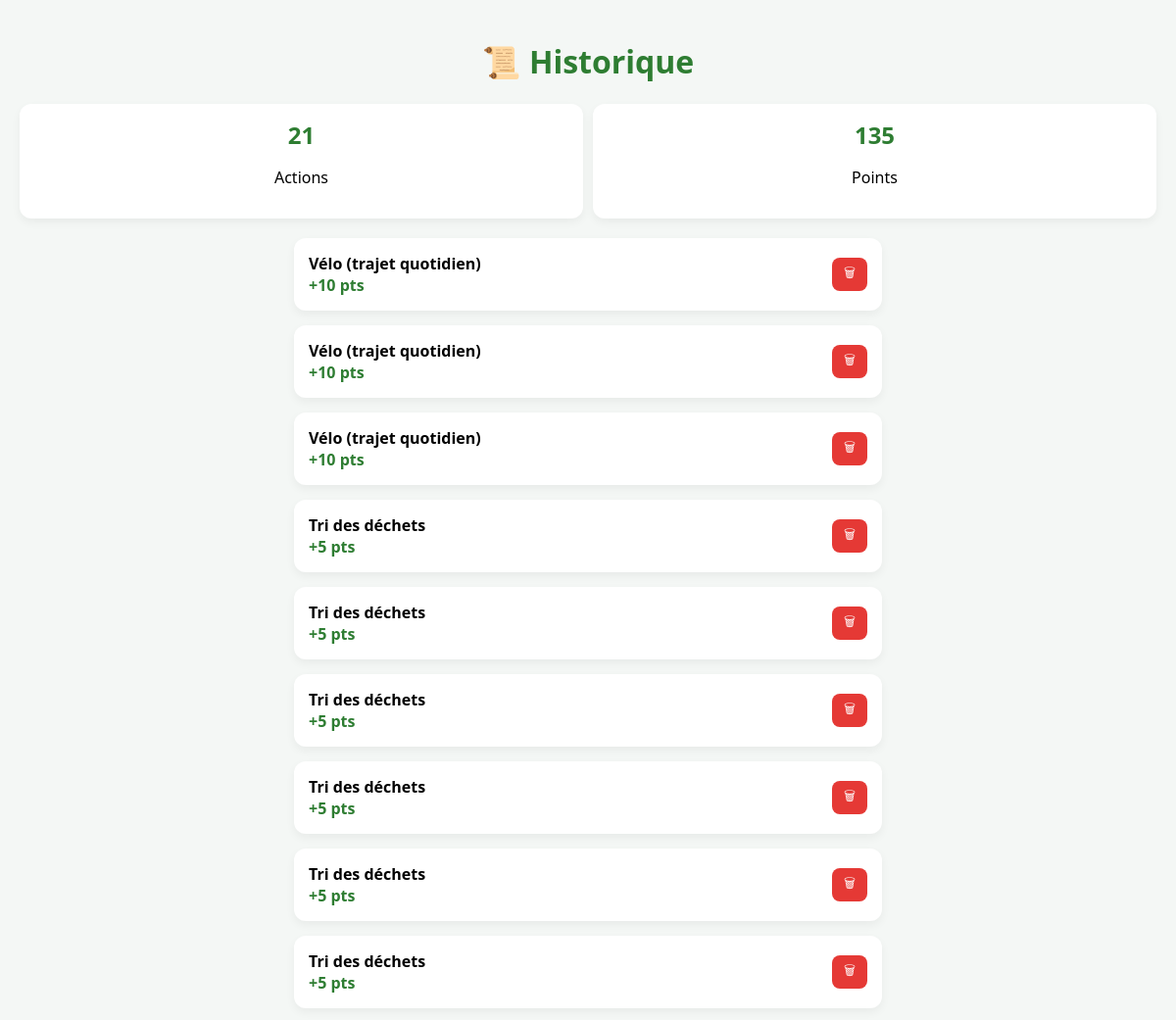
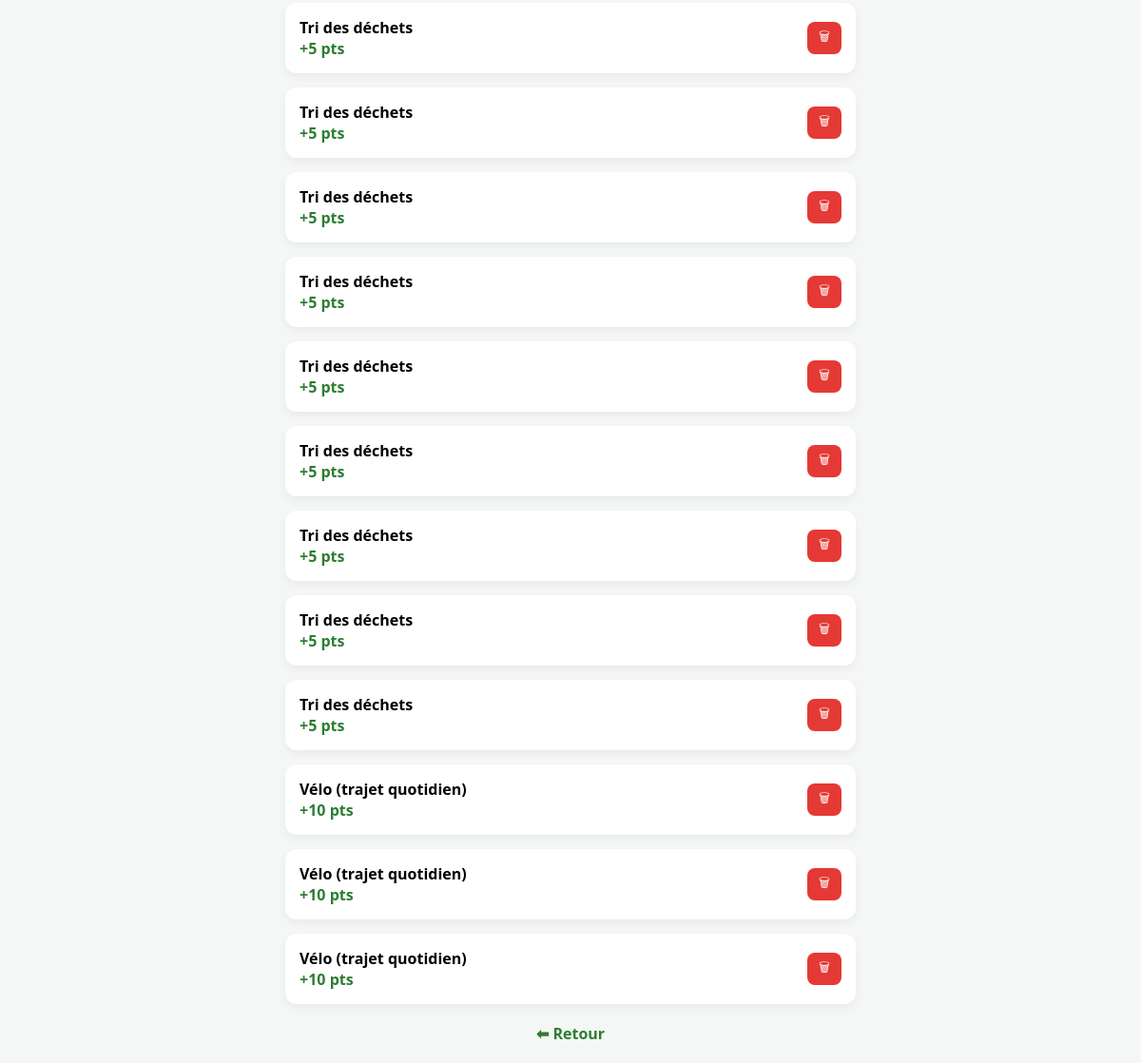
Screenshot of /historique (signed in) with the database file from the repository (2 pictures, top to bottom).
### models.py (models this page shows)
class Action(db.Model):
    id = db.Column(db.Integer, primary_key=True)
    name = db.Column(db.String(100), nullable=False)
    points = db.Column(db.Integer, nullable=False)

### app.py (the view)
@app.get("/historique")
@login_required
def historique_page():
    user_id = session.get("user_id")
    historiques = (
        Historique.query
        .filter_by(user_id=user_id)
        .order_by(Historique.id.desc())
        .all()
    )
    data = []
    total_points = 0
    for h in historiques:
        action = db.session.get(Action, h.action_id)
        if action:
            data.append({
                "id": h.id,
                "name": action.name,
                "points": action.points
            })
            total_points += action.points
    return render_template(
        "historique.html",
        historiques=data,
        total_points=total_points,
        total_actions=len(data)
    )

### app.py (called while the page is built)
def login_required(f):
    @wraps(f)
    def wrapper(*args, **kwargs):
        if "user_id" not in session:
            return redirect(url_for("login_page"))
        return f(*args, **kwargs)
    return wrapper

### templates/historique.html (shortened to what this page needs)
<!DOCTYPE html>
<html lang="fr">
<head>
</head>
<body>
<h1>📜 Historique</h1>
<div class="stats">
    <div class="stat-card">
        <h2>{{ total_actions }}</h2>
        <p>Actions</p>
    </div>
    <div class="stat-card">
        <h2>{{ total_points }}</h2>
        <p>Points</p>
    </div>
</div>
<div class="container">
{% if historiques %}
    {% for h in historiques %}
    <div class="card" id="card-{{ h.id }}">
        <div class="info">
            <strong>{{ h.name }}</strong>
            <span class="points">+{{ h.points }} pts</span>
        </div>
     <form method="POST"
      action="{{ url_for('delete_historique', hist_id=h.id) }}"
      onsubmit="confirmDelete(event, {{ h.id }})">
       <button type="submit">🗑</button>
     </form>
    </div>
    {% endfor %}
{% else %}
    <p class="empty">Aucune action pour le moment 🌱</p>
{% endif %}
</div>
<a href="{{ url_for('actions_page') }}">⬅ Retour</a>
</body>
</html>

### templates/historique.html (style rules this page uses)
body { font-family: 'Segoe UI', sans-serif; background: #f4f7f5; margin: 0; padding: 20px; }
h1 { text-align: center; color: #2e7d32; }
.stats { display: flex; justify-content: space-around; margin: 20px 0; gap: 10px; }
.stat-card { background: white; padding: 15px; border-radius: 12px; box-shadow: 0 4px 10px rgba(0,0,0,0.05); text-align: center; flex: 1; }
.stat-card h2 { margin: 0; color: #2e7d32; }
.container { max-width: 600px; margin: auto; }
.card { background: white; border-radius: 12px; padding: 15px; margin-bottom: 15px; box-shadow: 0 4px 10px rgba(0,0,0,0.05); display: flex; justify-content: space-between; align-items: center; animation: fadeIn 0.4s ease; }
.info { display: flex; flex-direction: column; }
.points { color: #2e7d32; font-weight: bold; }
button { background: #e53935; color: white; border: none; padding: 6px 12px; border-radius: 8px; cursor: pointer; transition: 0.2s; }
a { display: block; text-align: center; margin-top: 20px; text-decoration: none; color: #2e7d32; font-weight: bold; }

### rows the page displays
Action: name "Vélo (trajet quotidien)", points "10"
Action: name "Tri des déchets", points "5"

### other values shown
{{ total_actions }} "21"
{{ total_points }} "135"
